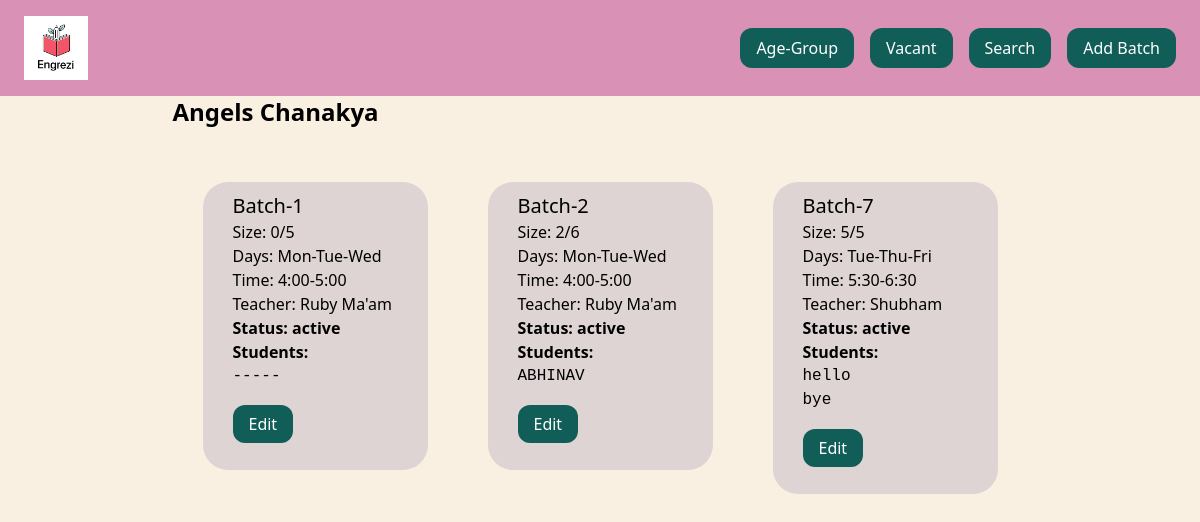
Page /angels-chanakya/ on the committed database.
### batch/models.py (models this page shows, shortened)
class agegroup(models.Model):
    title = models.CharField(max_length=50)
    slug = models.SlugField()

class batches(models.Model):
    DRAFT = 'draft'
    WAITING_APPROVAL = 'waitingapproval'
    ACTIVE = 'active'
    ENDED = 'ended'
    VACANT='VACANT'
    FULL="FULL"
    STATUS_CHOICES = (
        (DRAFT, 'Draft'),
        (WAITING_APPROVAL, 'Waiting approval'),
        (ACTIVE, 'Active'),
        (ENDED, 'Deleted'),
    )
    VACANCY_CHOICE={
        (VACANT,'VACANT'),
        (FULL,'FULL')
    }
    batch_name = models.CharField(max_length=50)
    slug = models.SlugField()
    batch_size = models.IntegerField()
    timing = models.ForeignKey(timings, related_name='Timings', on_delete=models.CASCADE)
    days=models.ForeignKey(days, related_name='Days', on_delete=models.CASCADE)
    strength = models.IntegerField()
    startdate=models.CharField(max_length=50)
    teachername = models.ForeignKey(teachers, related_name='Teachers', on_delete=models.CASCADE)
    agegroup=models.ForeignKey(agegroup, related_name='agegroups', on_delete=models.CASCADE)
    description = models.TextField(blank=True)
    status = models.CharField(max_length=50, choices=STATUS_CHOICES, default=ACTIVE)
    vacancy=models.CharField(max_length=50, choices=VACANCY_CHOICE, default=VACANT)
    def get_batchsize(self):
        return str(str(self.strength)+"/"+str(self.batch_size))

class days(models.Model):
    title = models.CharField(max_length=50)
    slug = models.SlugField()
    def __str__(self):
        return self.title

class timings(models.Model):
    title = models.CharField(max_length=50)
    slug = models.SlugField()
    def __str__(self):
        return self.title

class teachers(models.Model):
    title = models.CharField(max_length=50)
    slug = models.SlugField()
    def __str__(self):
        return self.title

### batch/views.py (the view)
# urls.py: path('<slug:slug>/', agegroup_detail, name='agegroup_detail'),
def agegroup_detail(request, slug):
    Agegroup = get_object_or_404(agegroup, slug=slug)
    batch = Agegroup.agegroups.all()
    Batch=batch.filter()
    return render(request, 'core/agegroup_detail.html', {
        'Age': Agegroup,
        'Batch': Batch
    })

### batch/templatetags/menu.py (called while the page is built)
@register.inclusion_tag('core/menu.html')
def menu():
    agegroups = agegroup.objects.all()
    day=days.objects.all()
    return {'agegroups': agegroups,'days':day}

@register.inclusion_tag('core/vmenu.html')
def vacant():
    agegroups = agegroup.objects.all()
    day=days.objects.all()
    return {'agegroups': agegroups,'days':day}

### batch/templates/core/agegroup_detail.html (shortened to what this page needs)
{% extends 'core/index.html' %}
{% block content %}
    <strong class="text-2xl" style="color:rgb(0, 0, 0);">{{ Age.title }}</strong>
    <div class="flex flex-wrap">
        {% for batch in Batch %}
            <div class="product w-1/1 p-0 py-6">
                <div class="box">
                <a href="{% url 'batch_detail' batch.agegroup.slug batch.slug %}">
                    <h2 class="text-xl"style="position:relative; left:20px;">{{ batch.batch_name }}</h2>
                    <p class="text-13 text-black-600" style="position:relative; left:20px;">Size: {{ batch.get_batchsize }}</p>
                    <p class="text-13 text-black-600" style="position:relative; left:20px;">Days: {{ batch.days }}</p>
                    <p class="text-13 text-black-600" style="position:relative; left:20px;">Time: {{ batch.timing}}</p>
                    <p class="text-13 text-black-600" style="position:relative; left:20px;">Teacher: {{ batch.teachername }}</p>
                    <b class="text-13 text-black-600" style="position:relative; left:20px;">Status: {{ batch.status }}</b>
                    <br>
                    <b class="bold" style="position:relative; left:20px;">Students:</b>
                    {% if batch.description %}
                        <pre style="position:relative; left:20px;">{{ batch.description }}</pre>
                    {% endif %}
                    <br>
                    <a href="{% url 'edit_batch' batch.id %}"class="py-2 px-4 bg-teal-800 text-white rounded-xl hover:bg-teal-900"style="position:relative; left:20px;">Edit</a>
                    <br>
                    <br>
                </a>
            </div>
        </div>
    {% endfor %}
</div>
{% endblock %}

### batch/templates/core/agegroup_detail.html (style rules this page uses)
.box { width: 225px; margin: 30px; padding:10px; background:rgb(223, 212, 212); border-radius: 25px; }

### rows in the picture
agegroup: title "Angels Chanakya"
batches: batch_name "Batch-1", get_batchsize "0/5", days "Mon-Tue-Wed", timing "4:00-5:00", teachername "Ruby Ma'am", status "active", description "-----"
batches: batch_name "Batch-2", get_batchsize "2/6", days "Mon-Tue-Wed", timing "4:00-5:00", teachername "Ruby Ma'am", status "active", description "ABHINAV"
batches: batch_name "Batch-7", get_batchsize "5/5", days "Tue-Thu-Fri", timing "5:30-6:30", teachername "Shubham", status "active", description "hello bye"
